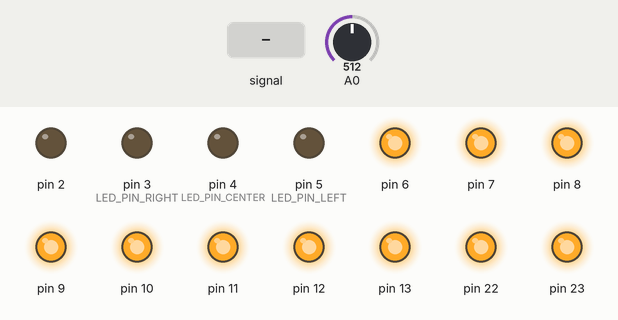
A sketch run on a simulated Arduino Uno, built with avr-gcc and run on an emulated ATmega328P. Shown: output pins drawn as LEDs (lit = HIGH). Dashed ring = blinking. Inputs (shaded band) come from the test bench; at power-on: A0 = 512. What the sketch prints to the serial monitor is not drawn.

Above: at 1.2 s.
1.3 s: A0 fed a 200 Hz sine of ±255 counts around its level
At 2.62 s:
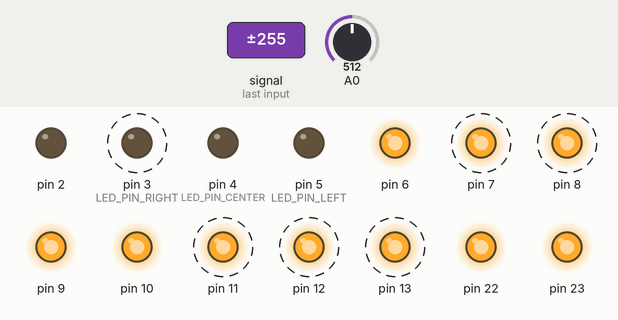
4.3 s: A0 set to 716
At 4.52 s:
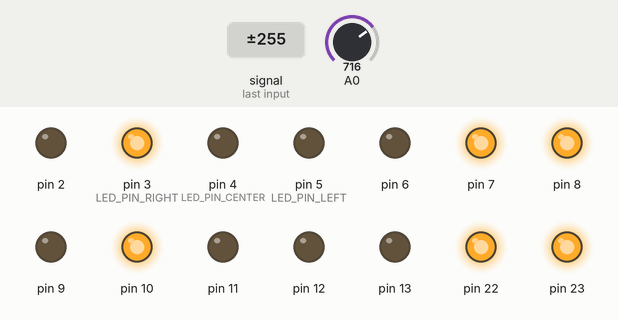
Timing chart, 0 to 7.3 s (numbered marks = the images above; inputs shaded):
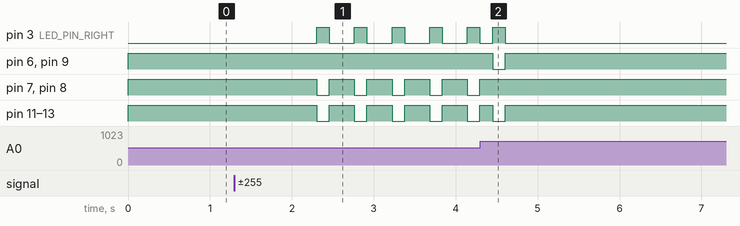

Measured:
- after the input at 1.3 s, pin 3 (LED_PIN_RIGHT): alternates HIGH for 0.15 s and LOW for 0.31 s, starting after 1.0 s; pin 7, pin 8, pin 11–13: alternates HIGH for 0.31 s and LOW for 0.15 s, starting after 1.0 s
- after the input at 4.3 s, pin 6, pin 9: HIGH → LOW after 0.15 s, → HIGH 0.15 s later; pin 7, pin 8: stops changing and stays HIGH

The sketch:

MainModule.ino
```cpp
#define SAMPLES 128
#define POWER 7
#define SAMPLING_FREQUENCY 2000

#define MYPI    3.141592653589793238462643383279502884197169

#define E6  81.7         // 82.40
#define A5 110.00        //110.00
#define D4 145.83        //146.83
#define G3 197.77        //196.00
#define B2 247.41        //246.94
#define E1 329.61        //329.63

#define A B01010000
#define B B00010011
#define D B00010110
#define E B00110001
#define G B00011001


#define LED_PIN_LEFT    5
#define LED_PIN_CENTER  4
#define LED_PIN_RIGHT   3
#define FFT_AMPLITUDE_TRESHOLD    100


//PID
double K = 4;
double Tp = 0.2;
double Ti = 1000000000;
double Td = 0;

double u = 0.0;
double u_past = 0.0;

double r[3] = {0.0, 0.0, 0.0};
double e[3] = {0.0, 0.0, 0.0};
//PID END

volatile double precision = 0.2;

double signal_real[SAMPLES];
double signal_imaginary[SAMPLES];

int program_state = 0;
int adc_iterator = 0;
int display_counter = 0;
volatile uint16_t time_counter = 0;

void setup() {
  Serial.begin(9600);

  //PID

  r[0] = K*(1 + Tp/(2*Ti)+Td/Tp);
  r[1] = K*(Tp/(2*Ti)-2*Td/Tp-1);
  r[2] = K*Td/Tp;

  //PID END

  cli();  //diable interrupts

  //sets LED and seven segment diplay pins

  DDRD = DDRD | B11111100;
  PORTD = PORTD | B11000000;

  DDRB = DDRB | B11111111;
  PORTB = PORTB | B11111111;

  //set up for continuous sampling of analog pin 0

  TCCR0A = 0;   // set entire TCCR0A register to 0
  TCCR0B = 0;   // same for TCCR0B

  TCNT0  = 0;   //initialize counter value to 0

  OCR0A = 124;  //sets compare match register for 2khz increments: 124 = (16*10^6) / (2000*64) - 1 (must be <256)
  TCCR0A |= (1 << WGM01);              // turn on CTC mode
  TCCR0B |= (1 << CS01) | (1 << CS00); // Sets CS01 and CS00 bits for 64 prescaler
  TIMSK0 |= (1 << OCIE0A);

  //clear ADCSRA and ADCSRB registers
  ADCSRA = 0;
  ADCSRB = 0;

  ADMUX |= (1 << REFS0); //set reference voltage
  ADCSRA |= (1 << ADPS2) | (1 << ADPS1) | (1 << ADPS0); //set ADC clock with 128 prescaler- 16mHz/128=125kHz
  ADCSRA |= (1 << ADATE); //enabbles auto trigger
  ADCSRA |= (1 << ADIE);  //enables interrupts when measurement complete
  ADCSRA |= (1 << ADEN);  //enables ADC
  ADCSRA |= (1 << ADSC);  //start ADC measurements
  ADCSRB |= (1 << ADTS1); //Sets timer 0 to trigger adc
  ADCSRB |= (1 << ADTS0); //Sets timer 0 to trigger adc

  sei();  //enable interrupts
}


double myFFT(){
  HammingWindowing();
  ComputeFFT();
  ComputeMagnitude();
  return peakFind();
}

void ComputeFFT(){
  //BIT REVERSE
  uint16_t j = 0;
  for (uint16_t i = 0; i < (SAMPLES - 1); i++) {
    if (i < j) {
      double tmp;
      tmp = signal_real[i];
      signal_real[i] = signal_real[j];
      signal_real[j] = tmp;
    }
    uint16_t k = (SAMPLES >> 1);
    while (k <= j) {
      j -= k;
      k >>= 1;
    }
    j += k;
  }

  //FFT

  uint16_t l2 = 1;

  for (uint8_t l = 0; (l < POWER); l++) {
    uint16_t l1 = l2;
    l2 <<= 1;
    uint16_t kn = 0;

    double cos_val = 1.0; //cos
    double sin_val = 0.0;  //sin

    for (j = 0; j < l1; j++) {
        cos_val = cos(-2*MYPI*kn/SAMPLES);
        sin_val = sin(-2*MYPI*kn/SAMPLES);

        kn += 1 << (POWER - l - 1);

       for (uint16_t i = j; i < SAMPLES; i += l2) {
          uint16_t i1 = i + l1;
          double t1 = cos_val * signal_real[i1] - sin_val * signal_imaginary[i1];
          double t2 = cos_val * signal_imaginary[i1] + sin_val * signal_real[i1];
          signal_real[i1] = signal_real[i] - t1;
          signal_imaginary[i1] = signal_imaginary[i] - t2;
          signal_real[i] += t1;
          signal_imaginary[i] += t2;
       }
    }
  }
  return;
}

void ComputeMagnitude(){
  for (uint16_t i = 0; i <(SAMPLES >> 1) + 1; i++) {
    signal_real[i] = sqrt(signal_real[i]*signal_real[i] + signal_imaginary[i]*signal_imaginary[i]);
  }
  return;
}

void HammingWindowing(){
  for (uint16_t i = 0; i < (SAMPLES >> 1); i++) {
    double ratio = (double(i) / (double(SAMPLES) - 1.0));
    double  weighingFactor = 0.54 - (0.46 * cos(2 * MYPI * ratio));
    signal_real[i] *= weighingFactor;
    signal_real[SAMPLES - (i + 1)] *= weighingFactor;
  }
  return;
}


double peakFind(){
  //Harmonic Product Spectrum Algorithm
  for(int i = 0; i< ((SAMPLES >> 1) + 1); i++)
    signal_imaginary[i] = signal_real[i];
  for(int i = 0; i*2< ((SAMPLES >> 1) + 1); i++)
    signal_imaginary[i] = signal_imaginary[i] * signal_real[i*2];
  for(int i = 0; i*3< ((SAMPLES >> 1) + 1); i++)
    signal_imaginary[i] = signal_imaginary[i] * signal_real[i*3];

   //Peak find
  double maxY = 0;
  uint16_t IndexOfMaxY = 0;
  for (uint16_t i = 4; i < ((SAMPLES >> 1) + 1); i++) {
    if ((signal_imaginary[i-1] < signal_imaginary[i]) && (signal_imaginary[i] > signal_imaginary[i+1])) {
      if (signal_imaginary[i] > maxY) {
        maxY = signal_imaginary[i];
        IndexOfMaxY = i;
      }
    }
  }

  //Barycentric Interpolation
  if(IndexOfMaxY !=0 && signal_real[IndexOfMaxY] > FFT_AMPLITUDE_TRESHOLD){
    double delta = ((- signal_real[IndexOfMaxY-1] + signal_real[IndexOfMaxY+1]) / (signal_real[IndexOfMaxY-1] +  signal_real[IndexOfMaxY] + signal_real[IndexOfMaxY+1]));
    double interpolatedX = ((IndexOfMaxY + delta)  * SAMPLING_FREQUENCY) / (SAMPLES);
    return interpolatedX;
  }else{
    return 0.0;
  }
}


int pid(double e_current){

  //PID
  e[2] = e[1];
  e[1] = e[0];
  e[0] = e_current;
  u_past = u;
  u = u_past + r[0]*e[0] + r[1]*e[1] + r[2]*e[2];
  double u_tmp = u;

  //Constraints
  if(u_tmp < 10 && u_tmp >   0) u_tmp =  10;
  if(u_tmp < 0  && u_tmp > -10) u_tmp = -10;
  if(u_tmp >  60) u_tmp =  60;
  if(u_tmp < -60) u_tmp = -60;
  if(e_current < 0){
    if(-e_current < precision) u_tmp = 0;
  }else{
    if( e_current < precision) u_tmp = 0;
  }
  return int(u_tmp);
}


double frequencyCheck(double freq){
  if(freq>50 && freq <90.0){
    sevenSegment(E);
    precision = 0.5;
    return E6;
  }
  if(freq>90.0 && freq <125.0){
    sevenSegment(A);
    precision = 0.5;
    return A5;
  }
  if(freq>125.0 && freq <165.0){
    sevenSegment(D);
    precision = 0.5;
    return D4;
  }
  if(freq>165.0 && freq <215.0){
    sevenSegment(G);
    precision = 0.6;
    return G3;
  }
  if(freq>215.0 && freq <275.0){
    sevenSegment(B);
    precision = 0.7;
    return B2;
  }
  if(freq>275.0){
    sevenSegment(E);
    precision = 0.8;
    return E1;
  }
}

void flashLed(double diff){
  if(diff < 0){
    if(-diff < precision) {
      digitalWrite(LED_PIN_CENTER, 1);
      digitalWrite(LED_PIN_LEFT, 0);
      digitalWrite(LED_PIN_RIGHT, 0);
      return;
    }else{
      digitalWrite(LED_PIN_CENTER, 0);
      digitalWrite(LED_PIN_LEFT, 0);
      digitalWrite(LED_PIN_RIGHT, 1);
      return;
    }
  }else{
    if(diff < precision){
      digitalWrite(LED_PIN_CENTER, 1);
      digitalWrite(LED_PIN_LEFT, 0);
      digitalWrite(LED_PIN_RIGHT, 0);
      return;
    }else{
      digitalWrite(LED_PIN_CENTER, 0);
      digitalWrite(LED_PIN_LEFT, 1);
      digitalWrite(LED_PIN_RIGHT, 0);
      return;
    }
  }
}

void sevenSegment(char letter){
  digitalWrite(13, letter & B10000000);
  digitalWrite(12, letter & B01000000);
  digitalWrite(11, letter & B00100000);
  digitalWrite(10, letter & B00010000);
  digitalWrite(9, letter & B00001000);
  digitalWrite(8, letter & B00000100);
  digitalWrite(7, letter & B00000010);
  digitalWrite(6, letter & B00000001);
  return;
}


void pidReset(){
  e[0] = 0;
  e[1] = 0;
  e[2] = 0;
  u = 0.0;
  u_past = 0.0;
  return;
}

void displayClear(){
    PORTD = PORTD | B11000000;
    PORTB = PORTB | B11111111;
    digitalWrite(LED_PIN_CENTER, 0);
    digitalWrite(LED_PIN_LEFT, 0);
    digitalWrite(LED_PIN_RIGHT, 0);
    return;
}

void loop() {
  if (program_state == 2) {
    double peak = myFFT();
    if(peak != 0.0){
      double desired_peak = frequencyCheck(peak);
      double e_current = desired_peak - peak;
      int u_current = pid(e_current);
      flashLed(e_current);
      while(time_counter <= int(Tp*1000)*2); //waiting untill Tp is reached
      time_counter = 0;
      Serial.write(u_current);
      adc_iterator = 0;
      display_counter = 0;
      program_state = 1;
    }else{
      //pulse_k = 0;
      displayClear();
      pidReset();
      Serial.write(0);
      program_state = 0;
    }
  }
}

ISR(TIMER0_COMPA_vect) {};


ISR(ADC_vect) {
  if (program_state == 0) {
    int test = ADC;
    if (test > 440 || test < 380) {
      program_state = 1;
      adc_iterator = 0;
      display_counter = 0;
    }else{
      if(display_counter++ > 500){
        displayClear();
        pidReset();
        display_counter = 0;
      }
    }
  } else if (program_state == 1) {
     signal_real[adc_iterator] = ADC;
     signal_imaginary[adc_iterator++] = 0;
    if (adc_iterator == SAMPLES) {
      adc_iterator = 0;
      program_state = 2;
    }
  }
   time_counter++;
}
```
